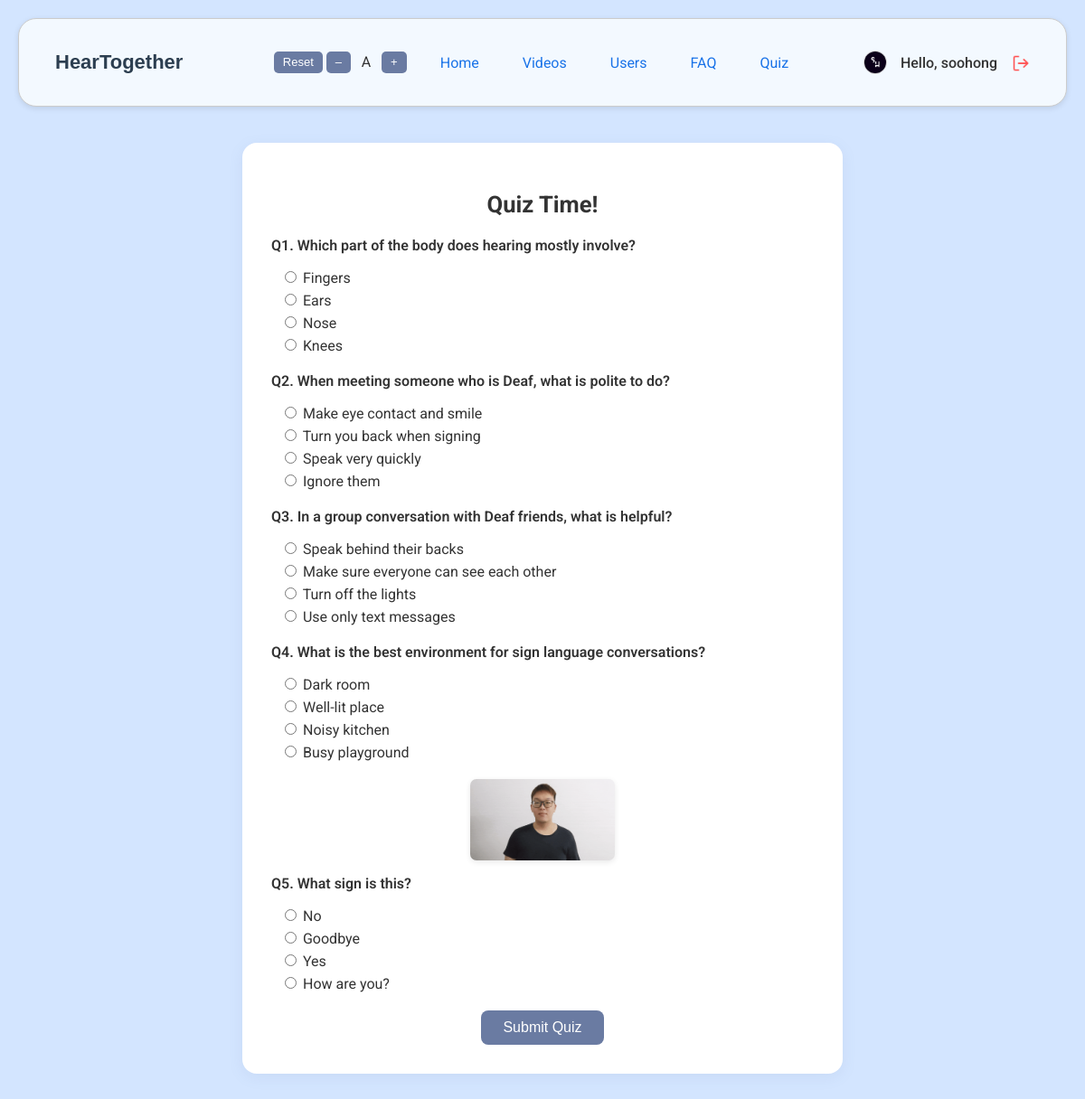
Page /quiz_start.php (signed in) on the committed database.
### tables this page shows
CREATE TABLE `users` (
  `user_id` int(11) NOT NULL,
  `username` varchar(128) NOT NULL,
  `password` varchar(255) NOT NULL,
  `email` varchar(255) NOT NULL,
  `profile_img` varchar(255) NOT NULL,
  `roles` varchar(10) NOT NULL,
  `is_approved` tinyint(1) NOT NULL DEFAULT 0,
  `created_at` datetime NOT NULL DEFAULT current_timestamp()
);

CREATE TABLE `quiz_questions` (
  `question_id` int(11) NOT NULL,
  `question_text` varchar(255) NOT NULL,
  `image` varchar(255) DEFAULT NULL,
  `option_a` varchar(100) NOT NULL,
  `option_b` varchar(100) NOT NULL,
  `option_c` varchar(100) NOT NULL,
  `option_d` varchar(100) NOT NULL,
  `correct_option` char(1) NOT NULL
);

### quiz_start.php (the view, shortened to what this page needs)
<?php
require 'database.php';
$questionsRes = $conn->query("SELECT * FROM quiz_questions ORDER BY RAND() LIMIT 5");
$questions = [];
while ($row = $questionsRes->fetch_assoc()) {
    $questions[] = $row;
}
$default_image = 'images/quiz_default.svg';
?>
<!DOCTYPE html>
<html lang="en">
<head>
</head>
<body>
<?php include 'nav.php'; ?>
<main>
    <div class="container">
        <h2>Quiz Time!</h2>
        <form action="quiz_complete.php" method="post">
            <?php foreach ($questions as $i => $q): ?>
                <div class="question">
                    <?php
                        if (!empty($q['image']) && $q['image'] !== $default_image) {
                            echo '<img src="' . htmlspecialchars($q['image']) . '" alt="Question Image" class="question-img">';
                        }
                    ?>
                    <p>Q<?= $i + 1 ?>. <?= htmlspecialchars($q['question_text']) ?></p>
                    <?php foreach (['A', 'B', 'C', 'D'] as $opt): ?>
                        <label>
                            <input type="radio" name="selected[<?= $q['question_id'] ?>]" value="<?= $opt ?>" required>
                            <?= htmlspecialchars($q["option_" . strtolower($opt)]) ?>
                        </label>
                    <?php endforeach; ?>
                </div>
            <?php endforeach; ?>
            <button type="submit" name="quiz_submit" class="submit-btn">Submit Quiz</button>
        </form>
    </div>
</main>
</body>
</html>

### nav.php (shortened to what this page needs)
<?php
require_once 'database.php';
$currentPage = basename($_SERVER['PHP_SELF']);
$nav_profile_img = 'profile/profile.png';
if (isset($_SESSION['username'])) {
    $username = $_SESSION['username'];
    $stmt = $conn->prepare("SELECT profile_img FROM users WHERE username = ?");
    $stmt->bind_param("s", $username);
    $stmt->execute();
    $result = $stmt->get_result();
    if ($result && $row = $result->fetch_assoc()) {
        $nav_profile_img = !empty($row['profile_img']) ? $row['profile_img'] : 'profile/profile.png';
    }
}
?>
<!DOCTYPE html>
<html lang="en">
<head>
</head>
<body>
<header>
    <div class="header-title">
        <a href="homepage.php">HearTogether</a>
    </div>
    <div class="font-size-toggle" id="fontSizeToggle">
        <button type="button" id="fontSizeReset" title="Reset font size">Reset</button>
        <button type="button" id="fontSizeSmall" title="Decrease font size">–</button>
        <span id="fontSizeLabel" style="margin: 0 4px; font-size: 15px;">A</span>
        <button type="button" id="fontSizeLarge" title="Increase font size">+</button>
    </div>
    <nav>
        <ul class="nav-links" id="navLinks">
            <li>
                <a class='nav-anc <?php echo $currentPage == "homepage.php" ? "active" : ""; ?>'
                href="homepage.php">Home</a>
            </li>
            <li>
                <a class='nav-anc <?php echo $currentPage == "videos.php" || $currentPage == "admin_videos.php" ? "active" : ""; ?>'
                href="<?php echo (isset($_SESSION['roles']) && $_SESSION['roles'] === 'admin') ? 'admin_videos.php' : 'videos.php'; ?>">Videos</a>
            </li>
            <?php if (isset($_SESSION['roles']) && $_SESSION['roles'] === 'admin') : ?>
                <li>
                    <a class='nav-anc <?php echo $currentPage == "admin_users.php" ? "active" : ""; ?>' href="admin_users.php">Users</a>
                </li>
            <?php endif; ?>
            <li>
                <a class='nav-anc <?php echo ($currentPage == "faq.php" || $currentPage == "admin_faq.php") ? "active" : ""; ?>'
                href="<?php echo (isset($_SESSION['roles']) && $_SESSION['roles'] === 'admin') ? 'admin_faq.php' : 'faq.php'; ?>">
                FAQ
                </a>
            </li>
            <li>
                <a class='nav-anc <?php echo ($currentPage == "quiz_home.php" || $currentPage == "admin_quiz.php") ? "active" : ""; ?>'
                href="<?php echo (isset($_SESSION['roles']) && $_SESSION['roles'] === 'admin') ? 'admin_quiz.php' : 'quiz_home.php'; ?>">
                Quiz
                </a>
            </li>
        </ul>
    </nav>
    <div class="greeting greeting-desktop">
        <?php if (isset($_SESSION['username'])) : ?>
           <img src="<?php echo htmlspecialchars($nav_profile_img); ?>" alt="Profile Picture" class="profile">
            <a href="profile.php">
                <span>Hello, <?php echo htmlspecialchars($_SESSION['username']); ?></span>
            </a>
            <form action="logout.php" method="post" style="display:inline;">
                <button type="submit" class="logout-btn" title="Logout">
                    <img src="icons/logout.png" alt="Logout Icon">
                </button>
            </form>
        <?php endif; ?>
    </div>
</header>
</body>
</html>

### quiz_start.php (style rules this page uses)
body { background: var(--background-colour); font-family: 'Roboto', sans-serif; color: var(--text); margin: 0; }
.container { max-width: 600px; margin: 40px auto; padding: 32px; background: var(--container-background); border-radius: 16px; box-shadow: 0 4px 16px rgba(106, 123, 162, 0.1); }
h2 { text-align: center; color: var(--text); }
.question { margin-bottom: 20px; }
.question p { font-weight: 600; }
.question-img { display: block; margin: 0 auto 12px auto; max-width: 160px; max-height: 120px; object-fit: contain; border-radius: 7px; box-shadow: 0 2px 6px rgba(0,0,0,0.09); background: #f9f9f9; }
label { display: block; margin-bottom: 5px; padding-left: 10px; }
.submit-btn { background: var(--button-background); color: white; padding: 10px 24px; border: none; border-radius: 8px; font-size: 1rem; cursor: pointer; display: block; margin: 0 auto; }

### nav.php (style rules this page uses)
:root { --primary-colour: #6A7BA2; --primary-hover: #5C728A; --background-colour: rgb(211, 229, 255); --container-background: #ffffff; --input-background: #ffffff; --text: #333333; --placeholder-colour: #999999; --heading-colour: #2C3E50; --border-colour: #cccccc; --focus-border-colour: #738678; --button-background: var(--primary-colour); --button-hover: var(--primary-hover); --button-text: #ffffff; --link-colour: #1a73e8; --link-hover: #1558b0; --toast-success-bg: #1d8a47; --toast-error-bg: #ff5e57; --box-shadow: 0 2px 6px rgba(0, 0, 0, 0.1); --border-radius: 8px; --transition-speed: 0.3s; --danger: #e57373; }
header { background-color: rgb(243, 249, 255); color: var(--text); padding: 35px 40px; margin: 20px 20px 0 20px; font-family: 'Roboto', sans-serif; display: flex; align-items: center; border-radius: 20px; border: 1px solid var(--border-colour); box-shadow: var(--box-shadow); justify-content: space-between; flex-wrap: wrap; position: relative; gap: 0; }
.header-title { flex: 1 1 0%; display: flex; align-items: center; justify-content: flex-start; font-family: "Poppins", sans-serif; min-width: 180px; }
.header-title a { text-decoration: none; color: var(--heading-colour); font-size: 22px; font-weight: 600; }
nav { flex: 2 1 0%; display: flex; align-items: center; justify-content: center; position: relative; min-width: 250px; }
.nav-links { list-style: none; display: flex; justify-content: center; align-items: center; gap: 48px; padding: 0; margin: 0; transition: max-height 0.4s ease; }
.nav-links li a { color: var(--link-colour); text-decoration: none; font-size: 16px; transition: color var(--transition-speed) ease; }
.greeting-desktop { flex: 1 1 0%; display: flex; justify-content: flex-end; align-items: center; min-width: 180px; gap: 10px; }
.greeting img.profile { width: 24px; height: 24px; border-radius: 50%; margin-right: 5px; border: 1.5px solid var(--border-colour); background: var(--container-background); }
.greeting span { font-size: 16px; color: var(--text); }
.greeting form { display: flex; align-items: center; margin: 0 0 0 6px; }
.logout-btn { background: none; border: none; cursor: pointer; padding: 0; }
.logout-btn img { width: 20px; height: 20px; transition: opacity var(--transition-speed) ease; vertical-align: middle; }
.greeting a { color: var(--text); text-decoration: none; font-weight: 500; display: flex; align-items: center; }
.font-size-toggle { display: flex; align-items: center; gap: 4px; margin-left: 12px; user-select: none; }
.font-size-toggle button { background: var(--button-background); color: var(--button-text); border: none; border-radius: 5px; padding: 5px 10px; font-size: 13px; cursor: pointer; transition: background 0.2s; line-height: 1.1; }
#fontSizeLabel { min-width: 18px; display: inline-block; text-align: center; transition: font-size 0.2s; }
h1, h2, h3, h4, h5, h6 { font-size: revert; font-size: unset; }
h2 { font-size: 1.6rem !important; }

### rows in the picture
users: profile_img (picture)
quiz_questions: question_text "Which part of the body does hearing mostly involve?", option_a "Fingers", option_b "Ears", option_c "Nose", option_d "Knees"
quiz_questions: question_text "When meeting someone who is Deaf, what is polite to do?", option_a "Make eye contact and smile", option_b "Turn you back when signing", option_c "Speak very quickly", option_d "Ignore them"
quiz_questions: question_text "In a group conversation with Deaf friends, what is helpful?", option_a "Speak behind their backs", option_b "Make sure everyone can see each other", option_c "Turn off the lights", option_d "Use only text messages"
quiz_questions: question_text "What is the best environment for sign language conversations?", option_a "Dark room", option_b "Well-lit place", option_c "Noisy kitchen", option_d "Busy playground"
quiz_questions: image (picture), question_text "What sign is this?", option_a "No", option_b "Goodbye", option_c "Yes", option_d "How are you?"

### other values in the picture
$_SESSION['username'] "soohong"
